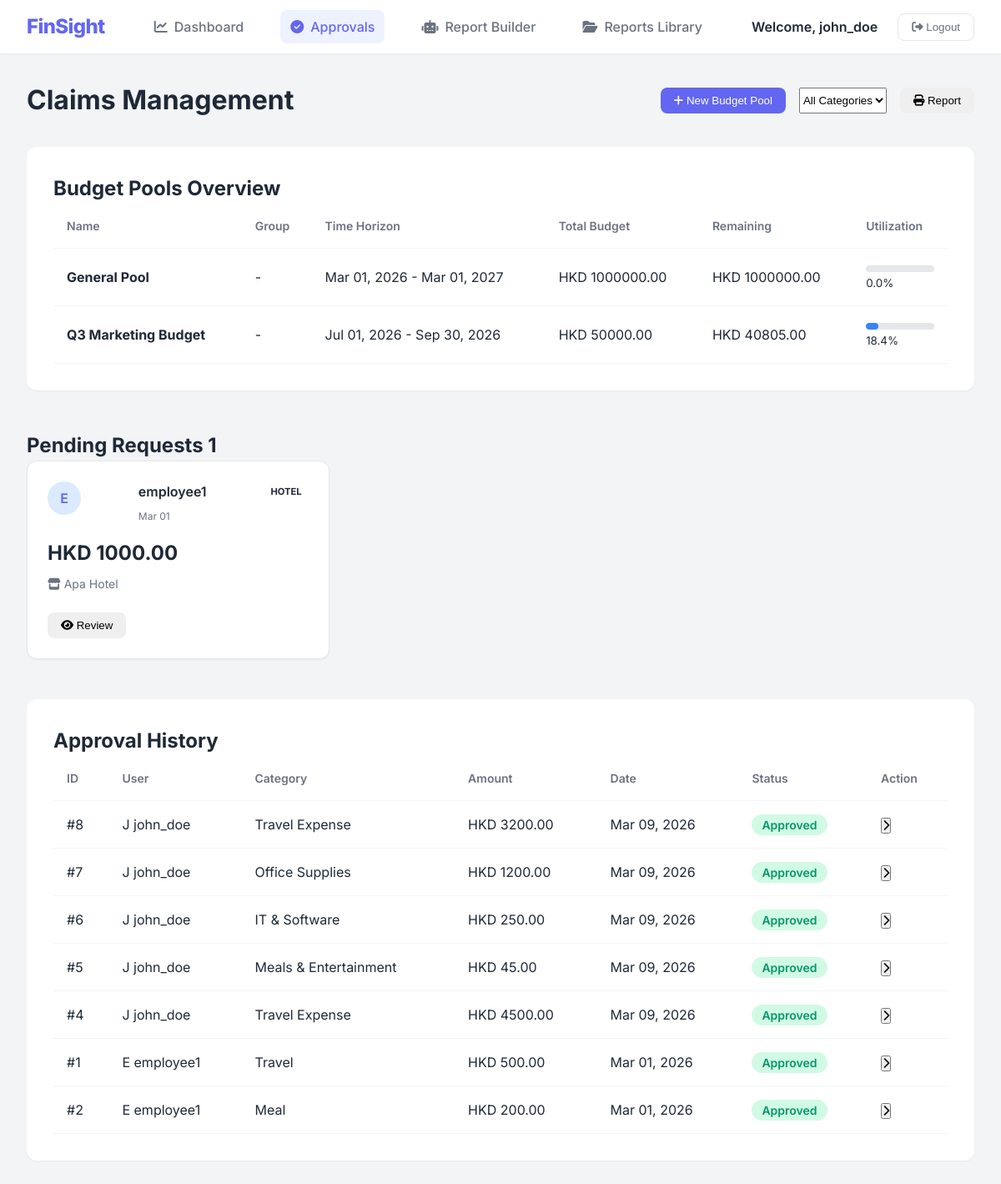
Page /portal/approval/ (signed in) on the earlier database version.
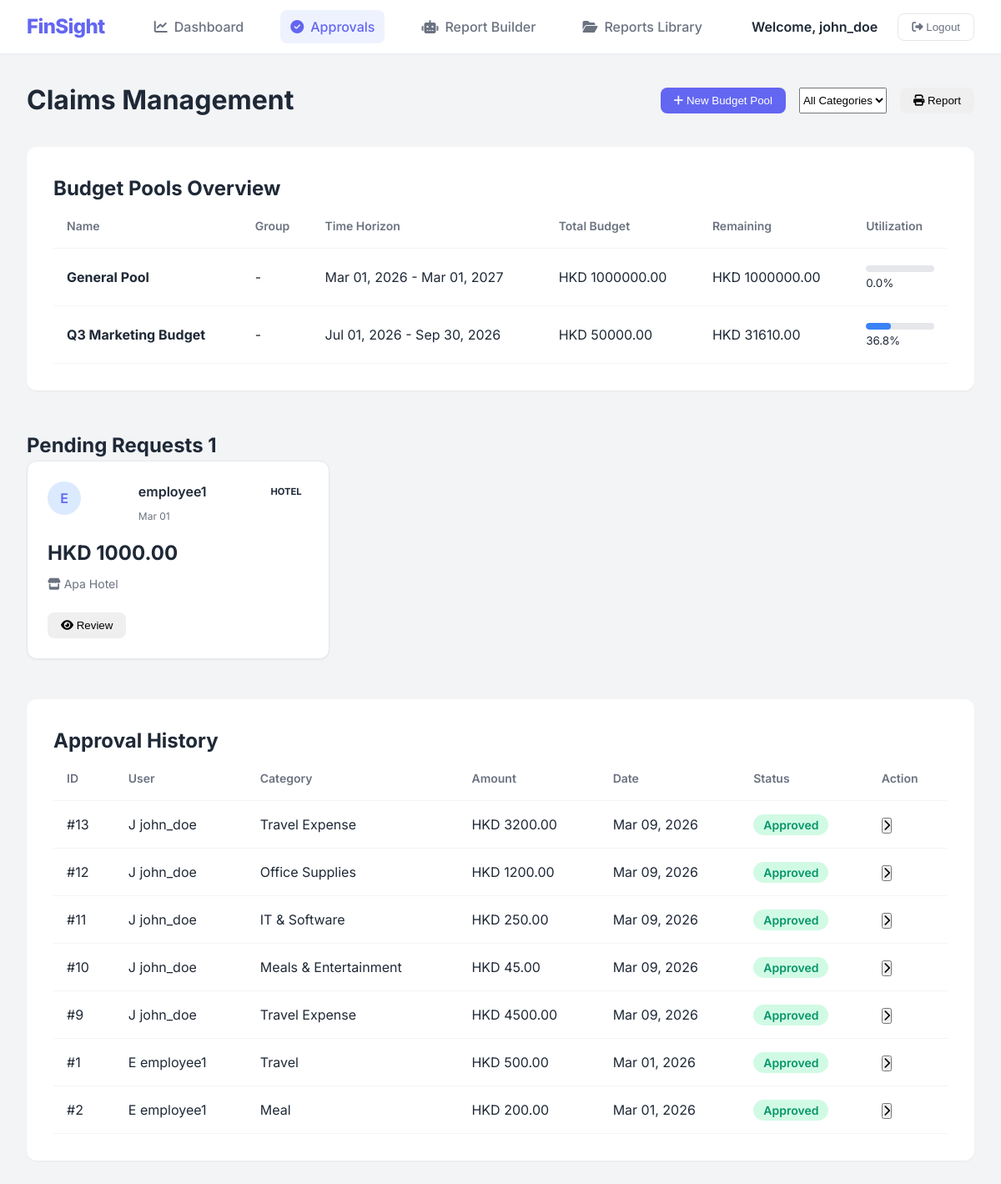
Same page on the later database version.
### api/models.py (models this page shows, shortened)
class User(AbstractUser):
    ROLE_CHOICES = (
        ('employee', 'Employee'),
        ('admin', 'Admin'),
    )
    role = models.CharField(max_length=20, choices=ROLE_CHOICES, default='employee')
    company = models.ForeignKey(Company, on_delete=models.CASCADE, null=True, blank=True, related_name='users')

class BudgetPool(models.Model):
    company = models.ForeignKey(Company, on_delete=models.CASCADE, null=True, blank=True, related_name='budget_pools')
    name = models.CharField(max_length=255)
    group = models.CharField(max_length=255, null=True, blank=True)
    start_date = models.DateField()
    end_date = models.DateField()
    total_budget_hkd = models.DecimalField(max_digits=12, decimal_places=2)
    remaining_hkd = models.DecimalField(max_digits=12, decimal_places=2, default=0)
    created_at = models.DateTimeField(auto_now_add=True)
    @property
    def utilization_percentage(self):
        if self.total_budget_hkd > 0:
            spent = self.total_budget_hkd - self.remaining_hkd
            return round((spent / self.total_budget_hkd) * 100, 1)
        return 0

class Claim(models.Model):
    STATUS_CHOICES = (
        ('pending', 'Pending'),
        ('approved', 'Approved'),
        ('rejected', 'Rejected'),
        ('returned', 'Returned'),
    )
    user = models.ForeignKey(User, on_delete=models.CASCADE, related_name='claims')
    budget_pool = models.ForeignKey(BudgetPool, on_delete=models.SET_NULL, null=True, blank=True, related_name='active_claims')
    status = models.CharField(max_length=20, choices=STATUS_CHOICES, default='pending')
    amount_hkd = models.DecimalField(max_digits=12, decimal_places=2, null=True, blank=True)
    merchant = models.CharField(max_length=255, null=True, blank=True)
    date = models.DateField(null=True, blank=True)
    category = models.CharField(max_length=255, null=True, blank=True)
    note = models.TextField(null=True, blank=True)
    created_at = models.DateTimeField(auto_now_add=True)
    updated_at = models.DateTimeField(auto_now=True)

### portal/views.py (the view)
# urls.py: path('approval/', views.approval_view, name='approval'),
@login_required(login_url='login')
def approval_view(request):
    budget_pools = BudgetPool.objects.all()
    pending_claims = Claim.objects.filter(status='pending').order_by('-created_at')
    history_claims = Claim.objects.exclude(status='pending').order_by('-updated_at')[:10]
    context = {
        'budget_pools': budget_pools,
        'pending_claims': pending_claims,
        'history_claims': history_claims,
        'pending_count': pending_claims.count()
    }
    return render(request, 'approval.html', context)

### portal/templates/approval.html (shortened to what this page needs)
{% extends 'base.html' %}
{% load static %}
{% block extra_css %}
    <link rel="stylesheet" href="{% static 'portal/css/approval.css' %}">
{% endblock %}
{% block content %}
<div class="approval-header">
    <h1 class="page-title">Claims Management</h1>
    <div class="header-actions">
        <button class="btn btn-primary" onclick="openBudgetPoolModal()">
            <i class="fas fa-plus"></i> New Budget Pool
        </button>
        <select class="form-select filter-dropdown" onchange="filterClaims(this.value)">
            <option value="all">All Categories</option>
        </select>
        <button class="btn btn-outline" onclick="window.print()">
            <i class="fas fa-print"></i> Report
        </button>
    </div>
</div>
<section class="budget-pools-section card">
    <h2 class="section-heading">Budget Pools Overview</h2>
    <div class="table-responsive">
        <table class="history-table">
            <thead>
                <tr>
                    <th>Name</th>
                    <th>Group</th>
                    <th>Time Horizon</th>
                    <th>Total Budget</th>
                    <th>Remaining</th>
                    <th>Utilization</th>
                </tr>
            </thead>
            <tbody>
                {% for pool in budget_pools %}
                <tr>
                    <td><strong>{{ pool.name }}</strong></td>
                    <td>{{ pool.group|default:"-" }}</td>
                    <td>{{ pool.start_date|date:"M d, Y" }} - {{ pool.end_date|date:"M d, Y" }}</td>
                    <td>HKD {{ pool.total_budget_hkd }}</td>
                    <td>HKD {{ pool.remaining_hkd }}</td>
                    <td>
                        <div class="progress-bar-container">
                            <div class="progress-bar" style="width: {{ pool.utilization_percentage }}%;"></div>
                        </div>
                        <small>{{ pool.utilization_percentage }}%</small>
                    </td>
                </tr>
                {% empty %}
                <tr><td colspan="6" class="text-center">No budget pools created yet.</td></tr>
                {% endfor %}
            </tbody>
        </table>
    </div>
</section>
<section class="pending-section">
    <h2 class="section-heading">Pending Requests <span class="badge">{{ pending_count }}</span></h2>
    <div class="grid-container">
        {% for claim in pending_claims %}
        <div class="claim-card card" data-category="{{ claim.category }}">
            <div class="card-top">
                <div class="user-avatar">{{ claim.user.username|make_list|first|upper }}</div>
                <div class="claim-meta">
                    <h3>{{ claim.user.username }}</h3>
                    <span class="claim-date">{{ claim.created_at|date:"M d" }}</span>
                </div>
                <span class="category-tag {{ claim.category|lower }}">{{ claim.category }}</span>
            </div>
            <div class="card-mid">
                <p class="amount">HKD {{ claim.amount_hkd|floatformat:2 }}</p>
                <p class="merchant"><i class="fas fa-store"></i> {{ claim.merchant|default:"Unknown Merchant" }}</p>
            </div>
            <div class="card-actions">
                <button class="btn btn-outline" onclick="openClaimModal('{{ claim.id }}')">
                    <i class="fas fa-eye"></i> Review
                </button>
            </div>
        </div>
        {% empty %}
        <div class="empty-state">
            <i class="fas fa-check-circle"></i>
            <p>All caught up! No pending claims.</p>
        </div>
        {% endfor %}
    </div>
</section>
<section class="history-section card">
    <h2 class="section-heading">Approval History</h2>
    <div class="table-responsive">
        <table class="history-table">
            <thead>
                <tr>
                    <th>ID</th>
                    <th>User</th>
                    <th>Category</th>
                    <th>Amount</th>
                    <th>Date</th>
                    <th>Status</th>
                    <th>Action</th>
                </tr>
            </thead>
            <tbody>
                {% for claim in history_claims %}
                <tr>
                    <td>#{{ claim.id }}</td>
                    <td>
                        <div class="user-cell">
                            <span class="avatar-sm">{{ claim.user.username|make_list|first|upper }}</span>
                            {{ claim.user.username }}
                        </div>
                    </td>
                    <td>{{ claim.category }}</td>
                    <td>HKD {{ claim.amount_hkd }}</td>
                    <td>{{ claim.created_at|date:"M d, Y" }}</td>
                    <td>
                        <span class="status-badge status-{{ claim.status }}">
                            {{ claim.get_status_display }}
                        </span>
                    </td>
                    <td>
                        <button class="btn-icon"><i class="fas fa-chevron-right"></i></button>
                    </td>
                </tr>
                {% empty %}
                <tr><td colspan="7" class="text-center">No history found.</td></tr>
                {% endfor %}
            </tbody>
        </table>
    </div>
</section>
{% endblock %}

### portal/templates/base.html (shortened to what this page needs)
<!DOCTYPE html>
<html lang="en">
<head>
    <link rel="stylesheet" href="https://cdnjs.cloudflare.com/ajax/libs/font-awesome/6.4.0/css/all.min.css">
    {% load static %}
    <link rel="stylesheet" href="{% static 'portal/css/base.css' %}">
    {% block extra_css %}{% endblock %}
</head>
<body>
    <header class="header">
        <div class="logo">FinSight</div>
        <nav class="nav-links">
            <a href="{% url 'dashboard' %}" class="{% if request.resolver_match.url_name == 'dashboard' %}active{% endif %}">
                <i class="fas fa-chart-line"></i> Dashboard
            </a>
            <a href="{% url 'approval' %}" class="{% if request.resolver_match.url_name == 'approval' %}active{% endif %}">
                <i class="fas fa-check-circle"></i> Approvals
            </a>
            <a href="{% url 'chatbot' %}" class="{% if request.resolver_match.url_name == 'chatbot' %}active{% endif %}">
                <i class="fas fa-robot"></i> Report Builder
            </a>
            <a href="{% url 'reports' %}" class="{% if request.resolver_match.url_name == 'reports' %}active{% endif %}">
                <i class="fas fa-folder-open"></i> Reports Library
            </a>
        </nav>
        <div class="user-controls">
            <span class="user-name">Welcome, {{ user.username }}</span>
            <button class="logout-btn" onclick="location.href='{% url 'login' %}'">
                <i class="fas fa-sign-out-alt"></i> Logout
            </button>
        </div>
    </header>
    <div class="main-container">
        {% block content %}{% endblock %}
    </div>
</body>
</html>

### portal/static/portal/css/base.css (style rules this page uses)
:root { --primary-color: #6366f1; --primary-dark: #4f46e5; --secondary-color: #ec4899; --background-color: #f3f4f6; --card-bg: #ffffff; --text-primary: #1f2937; --text-secondary: #6b7280; --success-color: #10b981; --danger-color: #ef4444; --warning-color: #f59e0b; --shadow-sm: 0 1px 2px 0 rgba(0, 0, 0, 0.05); --shadow-md: 0 4px 6px -1px rgba(0, 0, 0, 0.1), 0 2px 4px -1px rgba(0, 0, 0, 0.06); --radius-md: 0.5rem; --radius-lg: 0.75rem; }
* { box-sizing: border-box; margin: 0; padding: 0; }
body { font-family: 'Inter', sans-serif; background-color: var(--background-color); color: var(--text-primary); line-height: 1.5; }
a { text-decoration: none; color: inherit; }
.header { background-color: var(--card-bg); padding: 0.75rem 2rem; display: flex; justify-content: space-between; align-items: center; box-shadow: var(--shadow-sm); position: sticky; top: 0; z-index: 50; }
.logo { font-size: 1.5rem; font-weight: 800; color: var(--primary-color); letter-spacing: -0.025em; }
.nav-links { display: flex; gap: 2rem; }
.nav-links a { color: var(--text-secondary); font-weight: 500; display: flex; align-items: center; gap: 0.5rem; padding: 0.5rem 0.75rem; border-radius: var(--radius-md); transition: all 0.2s; }
.nav-links a:hover, .nav-links a.active { color: var(--primary-color); background-color: #eef2ff; }
.user-controls { display: flex; align-items: center; gap: 1.5rem; }
.user-name { font-weight: 600; color: var(--text-primary); }
.logout-btn { background: none; border: 1px solid #e5e7eb; padding: 0.5rem 1rem; border-radius: var(--radius-md); cursor: pointer; font-weight: 500; color: var(--text-secondary); transition: all 0.2s; }
.main-container { max-width: 1400px; margin: 2rem auto; padding: 0 2rem; }
.card { background-color: var(--card-bg); border-radius: var(--radius-lg); box-shadow: var(--shadow-sm); padding: 1.5rem; }
.btn { padding: 0.5rem 1rem; border-radius: var(--radius-md); font-weight: 500; cursor: pointer; border: none; transition: background-color 0.2s; }
.btn-primary { background-color: var(--primary-color); color: white; }
.status-badge { padding: 0.25rem 0.75rem; border-radius: 9999px; font-size: 0.875rem; font-weight: 600; }
.status-approved { background-color: #d1fae5; color: #059669; }

### portal/static/portal/css/approval.css (style rules this page uses)
.approval-header { display: flex; justify-content: space-between; align-items: center; margin-bottom: 2rem; }
.header-actions { display: flex; gap: 1rem; }
.pending-section { margin-bottom: 3rem; }
.grid-container { display: grid; grid-template-columns: repeat(auto-fill, minmax(280px, 1fr)); gap: 1.5rem; }
.claim-card { padding: 1.5rem; display: flex; flex-direction: column; justify-content: space-between; min-height: 200px; border: 1px solid #e5e7eb; }
.card-top { display: flex; align-items: flex-start; justify-content: space-between; margin-bottom: 1rem; }
.user-avatar { width: 2.5rem; height: 2.5rem; border-radius: 50%; background-color: #dbeafe; color: var(--primary-color); display: flex; align-items: center; justify-content: center; font-weight: 600; }
.claim-meta h3 { font-size: 1rem; font-weight: 600; margin-bottom: 0.25rem; }
.claim-date { font-size: 0.75rem; color: var(--text-secondary); }
.category-tag { font-size: 0.7rem; padding: 0.25rem 0.5rem; border-radius: 4px; text-transform: uppercase; font-weight: 700; }
.card-mid { margin-bottom: 1.5rem; }
.amount { font-size: 1.5rem; font-weight: 700; color: var(--text-primary); }
.merchant { color: var(--text-secondary); font-size: 0.875rem; margin-top: 0.5rem; }
.history-section { padding: 2rem; }
.history-table { width: 100%; border-collapse: collapse; }
.history-table th, .history-table td { text-align: left; padding: 1rem; border-bottom: 1px solid #f3f4f6; }
.history-table th { font-weight: 600; color: var(--text-secondary); font-size: 0.875rem; }
.budget-pools-section { margin-bottom: 3rem; padding: 2rem; }
.progress-bar-container { width: 100%; background-color: #e5e7eb; border-radius: 9999px; height: 0.5rem; margin-top: 0.25rem; overflow: hidden; }
.progress-bar { background-color: #3b82f6; height: 100%; border-radius: 9999px; }

Differences in the rows shown:
removed Claim: id "8", user.username|make_list "J", user.username "john_doe", category "Travel Expense", amount_hkd "3200.00", created_at "Mar 09, 2026", status "Approved", shown under "Approval History"
removed Claim: id "7", user.username|make_list "J", user.username "john_doe", category "Office Supplies", amount_hkd "1200.00", created_at "Mar 09, 2026", status "Approved", shown under "Approval History"
removed Claim: id "6", user.username|make_list "J", user.username "john_doe", category "IT & Software", amount_hkd "250.00", created_at "Mar 09, 2026", status "Approved", shown under "Approval History"
removed Claim: id "5", user.username|make_list "J", user.username "john_doe", category "Meals & Entertainment", amount_hkd "45.00", created_at "Mar 09, 2026", status "Approved", shown under "Approval History"
removed Claim: id "4", user.username|make_list "J", user.username "john_doe", category "Travel Expense", amount_hkd "4500.00", created_at "Mar 09, 2026", status "Approved", shown under "Approval History"
changed BudgetPool "Q3 Marketing Budget": remaining_hkd "40805.00" → "31610.00"; utilization_percentage "18.4" → "36.8"
added Claim: id "13", user.username|make_list "J", user.username "john_doe", category "Travel Expense", amount_hkd "3200.00", created_at "Mar 09, 2026", status "Approved", shown under "Approval History"
added Claim: id "12", user.username|make_list "J", user.username "john_doe", category "Office Supplies", amount_hkd "1200.00", created_at "Mar 09, 2026", status "Approved", shown under "Approval History"
added Claim: id "11", user.username|make_list "J", user.username "john_doe", category "IT & Software", amount_hkd "250.00", created_at "Mar 09, 2026", status "Approved", shown under "Approval History"
added Claim: id "10", user.username|make_list "J", user.username "john_doe", category "Meals & Entertainment", amount_hkd "45.00", created_at "Mar 09, 2026", status "Approved", shown under "Approval History"
added Claim: id "9", user.username|make_list "J", user.username "john_doe", category "Travel Expense", amount_hkd "4500.00", created_at "Mar 09, 2026", status "Approved", shown under "Approval History"
